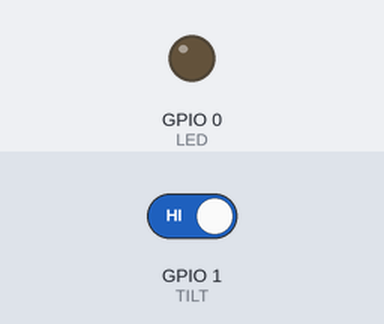
A program run on a simulated Raspberry Pi (BCM pin numbers). On the bench: output pins drawn as LEDs (lit = HIGH). The inputs (shaded band) are chosen by the test bench; at power-on: GPIO 1 (TILT) HIGH.

Above: at 1.2 s.
1.3 s: GPIO 1 (TILT) driven LOW
At 2.2 s:
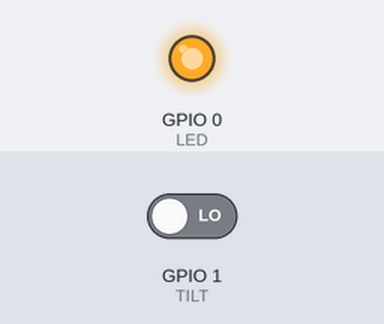
2.8 s: GPIO 1 (TILT) driven HIGH
At 3.3 s:
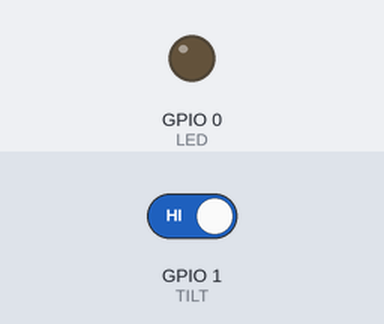
Timing chart, 0 to 5.8 s (numbered marks = the images above; inputs shaded):
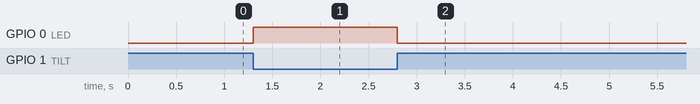

The program:

tiltSwitch.py
```python
import wiringpi2 as wiringpi

# Declare Constants
LED = 0
TILT = 1

INPUT = 0
OUTPUT = 1
pwm = 2

HIGH = 1
LOW = 0

PUD_DOWN = 1
PUD_UP = 2
PUD_RESET = 0

# Turn first pin 0 as output and switch it off
wiringpi.pinMode(LED, OUTPUT)
wiringpi.digitalWrite(LED, LOW)

# Turn first pin 1 as input
wiringpi.pinMode(TILT, INPUT)
wiringpi.pullUpDnControl(TILT, PUD_UP) #pull up to 3.3V,make tiltPin a stable lev

try:
  while True:
    if not wiringpi.digitalRead(TILT):     # If tilt detected
      wiringpi.digitalWrite(LED, HIGH) # switch on LED.
    else:
      wiringpi.digitalWrite(LED, LOW) # switch off LED.
      #wiringpi.delay(1)                      # delay 0.05s

finally:                                 # when you CTRL+C exit, we clean up
  wiringpi.digitalWrite(LED, LOW)         # switch off LED.
  wiringpi.pinMode(LED, INPUT)              # sets ledPin to Input
  # tiltswitchPin is already an input, so no need to change anything
```

Measured:
- after the input at 1.3 s, GPIO 0 (LED): LOW → HIGH at once
- after the input at 2.8 s, GPIO 0 (LED): HIGH → LOW at once
